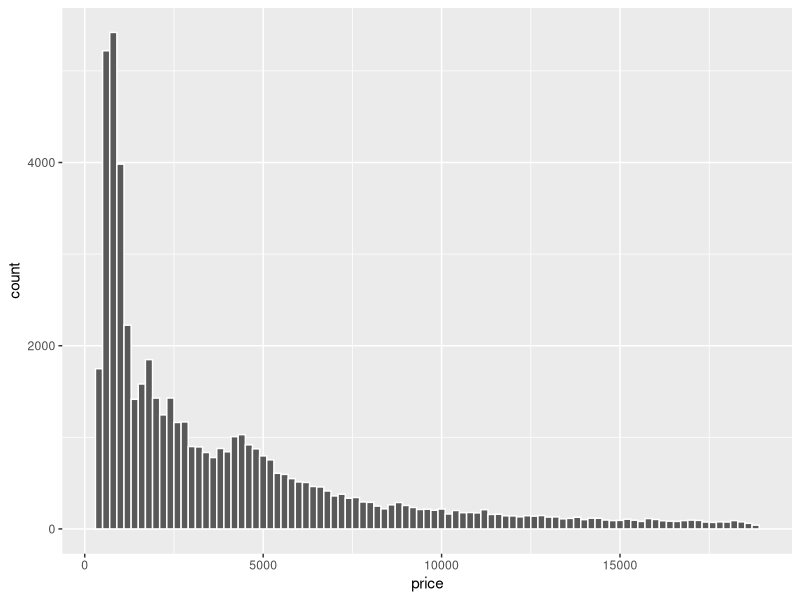
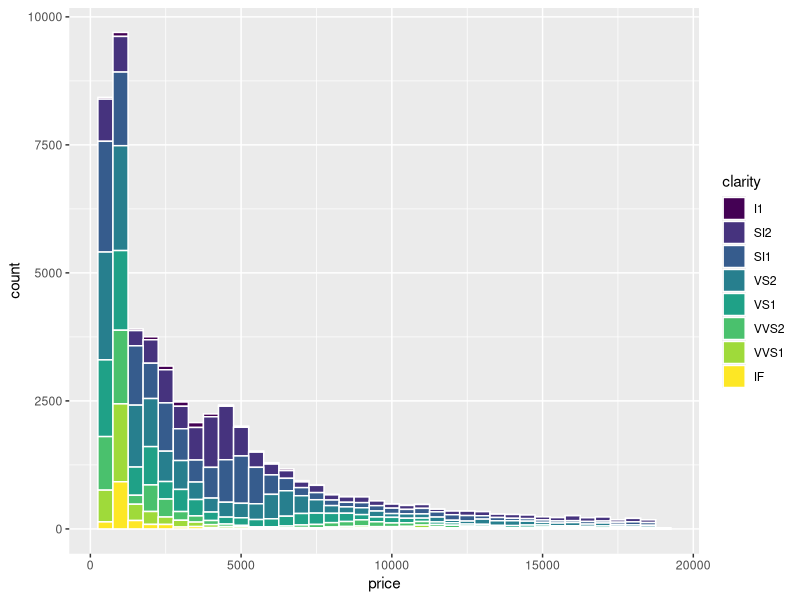
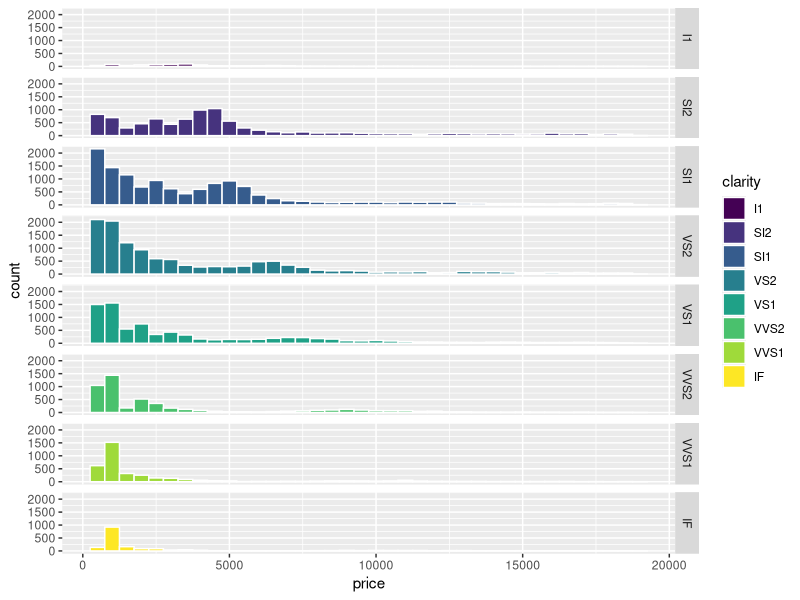
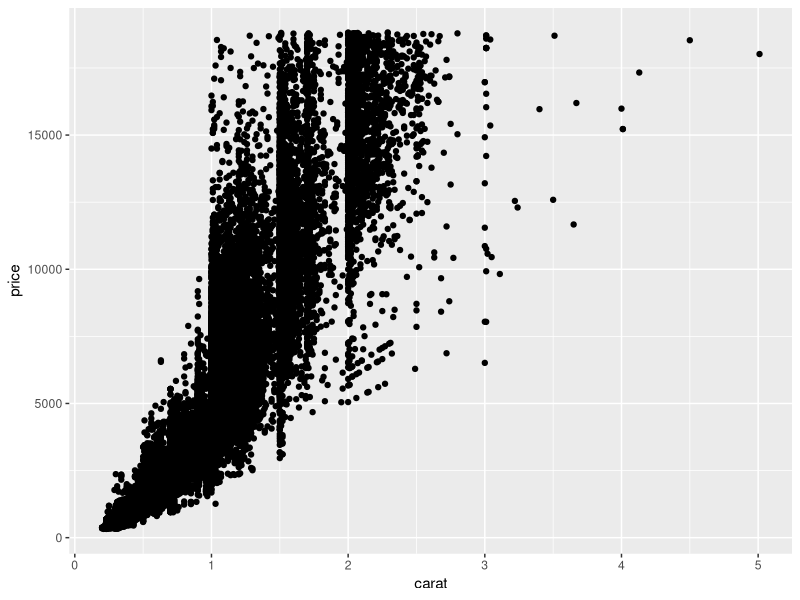
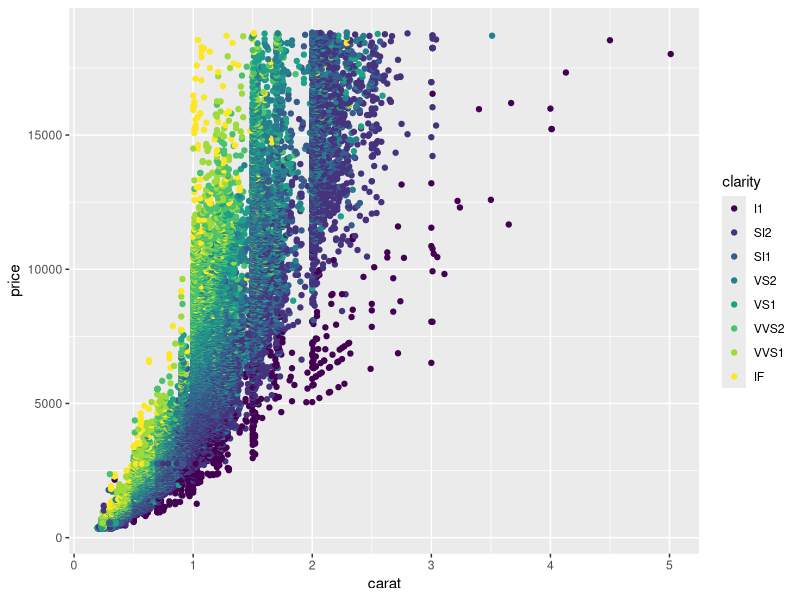
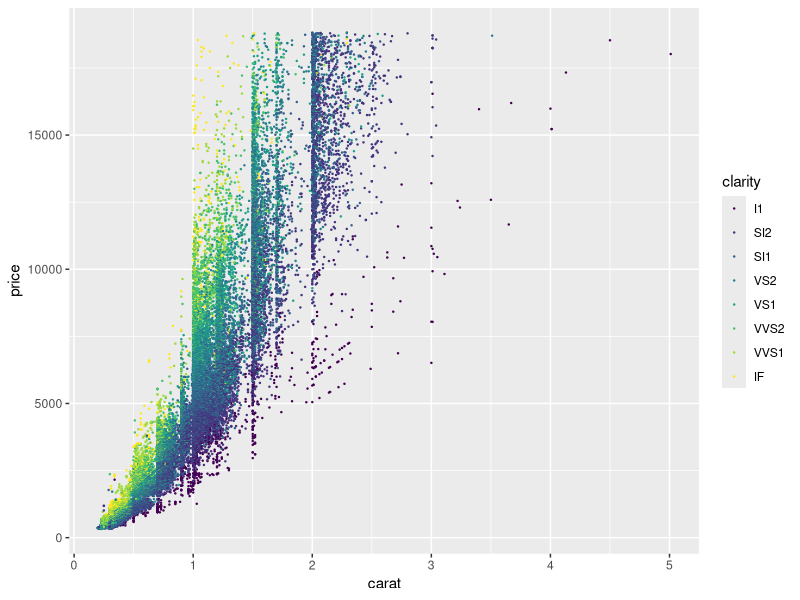
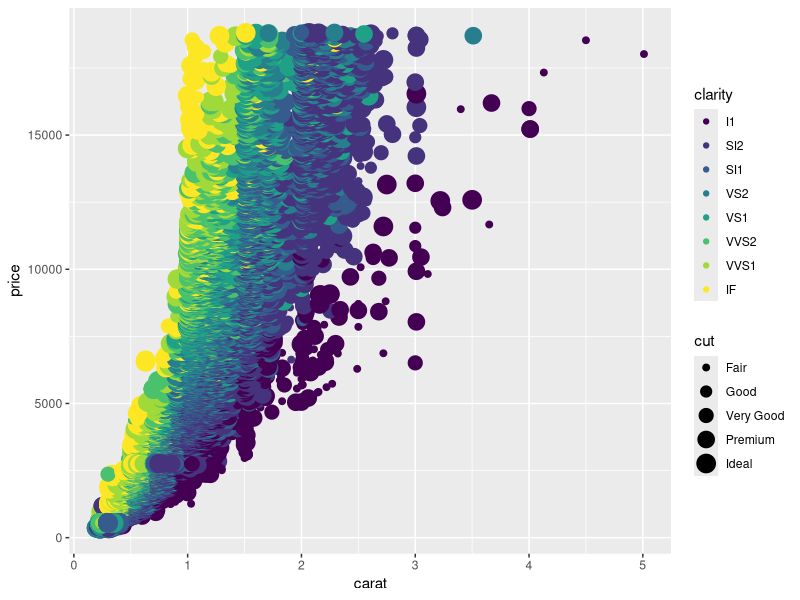
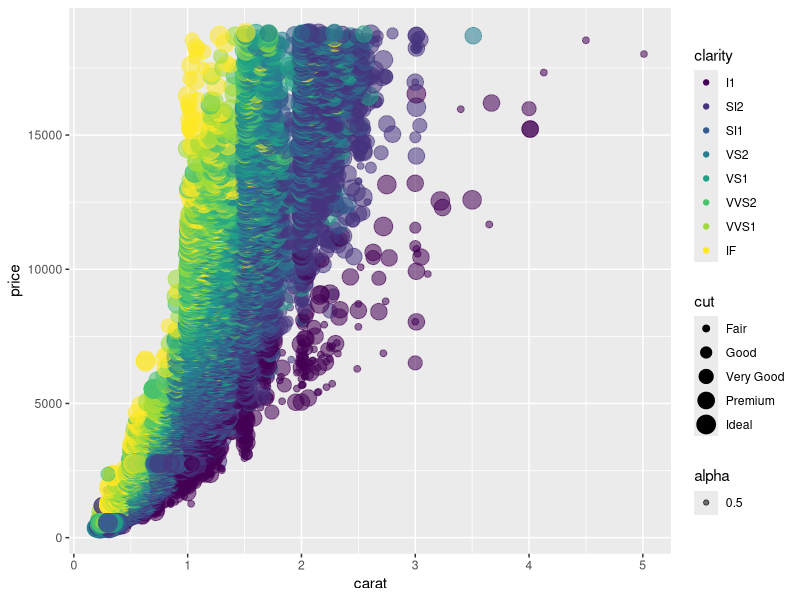

These charts were generated, in order, by the following R code:
## ---- chunk 1
#if you already installed ggplot2, u can ignore this
install.packages("ggplot2")

#load libraries
library(ggplot2)
## ---- chunk 2
#load diamonds dataset
data(diamonds)
#description of the dataset
help(diamonds)
## ---- chunk 3
#view the top 6 rows of the dataset
head(diamonds)
## ---- chunk 4
#get summary description of dataset
#notice how the summary differs for numerical and categorical fields
summary(diamonds)
## ---- chunk 5
#histogram
ggplot(diamonds, aes(x=price)) + 
  geom_histogram(binwidth=200, color='white') 
## ---- chunk 6
ggplot(diamonds, aes(x=price, fill=clarity)) + 
  geom_histogram(binwidth=500, color='white')
## ---- chunk 7
#instead of stacking, let's facetting.
ggplot(diamonds, aes(x=price, fill=clarity)) + 
  geom_histogram(binwidth=500, color='white') + 
  facet_grid(clarity~.)
## ---- chunk 8
#scatter plot in black and white
ggplot(diamonds, aes(x = carat, y = price)) + 
  geom_point()
## ---- chunk 9
#add some colors
ggplot(diamonds, aes(x = carat, y = price, color = clarity)) + 
  geom_point()
## ---- chunk 10
#now write your own code, color by cut instead of clarity
## ---- chunk 11
#make dots smaller
ggplot(diamonds, aes(x = carat, y = price, color = clarity)) + 
  geom_point(size=0.2)
## ---- chunk 12
#vary the size
ggplot(diamonds, aes(x = carat, y = price, color = clarity, size = cut)) + 
  geom_point()
## ---- chunk 13
#add transparency
ggplot(diamonds, aes(x = carat, y = price, color = clarity, size = cut, alpha = 0.5)) + geom_point()
## ---- chunk 14
#fit a linear regression line
ggplot(diamonds, aes(x=carat, y=price)) + 
  geom_point() + 
  stat_smooth(method='lm', se=F)
## ---- chunk 15
#fit a smooth curve, which looks more suitable here
ggplot(diamonds, aes(x=carat, y=price)) + geom_point() + geom_smooth()
## ---- chunk 16
#fit multiple smooth curve
ggplot(diamonds, aes(x = carat, y = price, color = clarity, alpha = 0.5)) + 
  geom_point() + geom_smooth(se = FALSE)
## ---- chunk 17
#fit multiple smooth curve
ggplot(diamonds, aes(x = carat, y = price, color = clarity, alpha = 0.5)) + 
  geom_point() + 
  stat_smooth(aes(group=1))
## ---- chunk 18
#facet
ggplot(diamonds, aes(x=carat, y=price, color=clarity, alpha=0.5)) + 
  geom_point() + 
  facet_wrap(~ cut) 
## ---- chunk 19
#remove the grey background for a minimalistic look
ggplot(diamonds, aes(x=carat, y=price, color=clarity, alpha=0.5)) + 
  geom_point() + 
  facet_wrap(~ cut) + 
  theme_minimal()
## ---- chunk 20
ggplot(diamonds, aes(x=color, y=price, fill=color, alpha=0.8)) + 
  geom_boxplot()
## ---- chunk 21
ggplot(diamonds, aes(x=color, y=price, fill=color, alpha=0.8)) + 
  geom_violin()
## ---- chunk 22
#faceted boxplot
ggplot(diamonds, aes(x = clarity, y = price, color = cut)) + 
  geom_boxplot() + 
  facet_wrap(~cut) +
  theme_minimal() 
## ---- chunk 23
#add title
ggplot(diamonds, aes(x = clarity, y = price, color = cut)) + 
  geom_boxplot() + 
  facet_wrap(~cut) +
  theme_minimal() +
  ggtitle('diamond price by cut and clarity')
